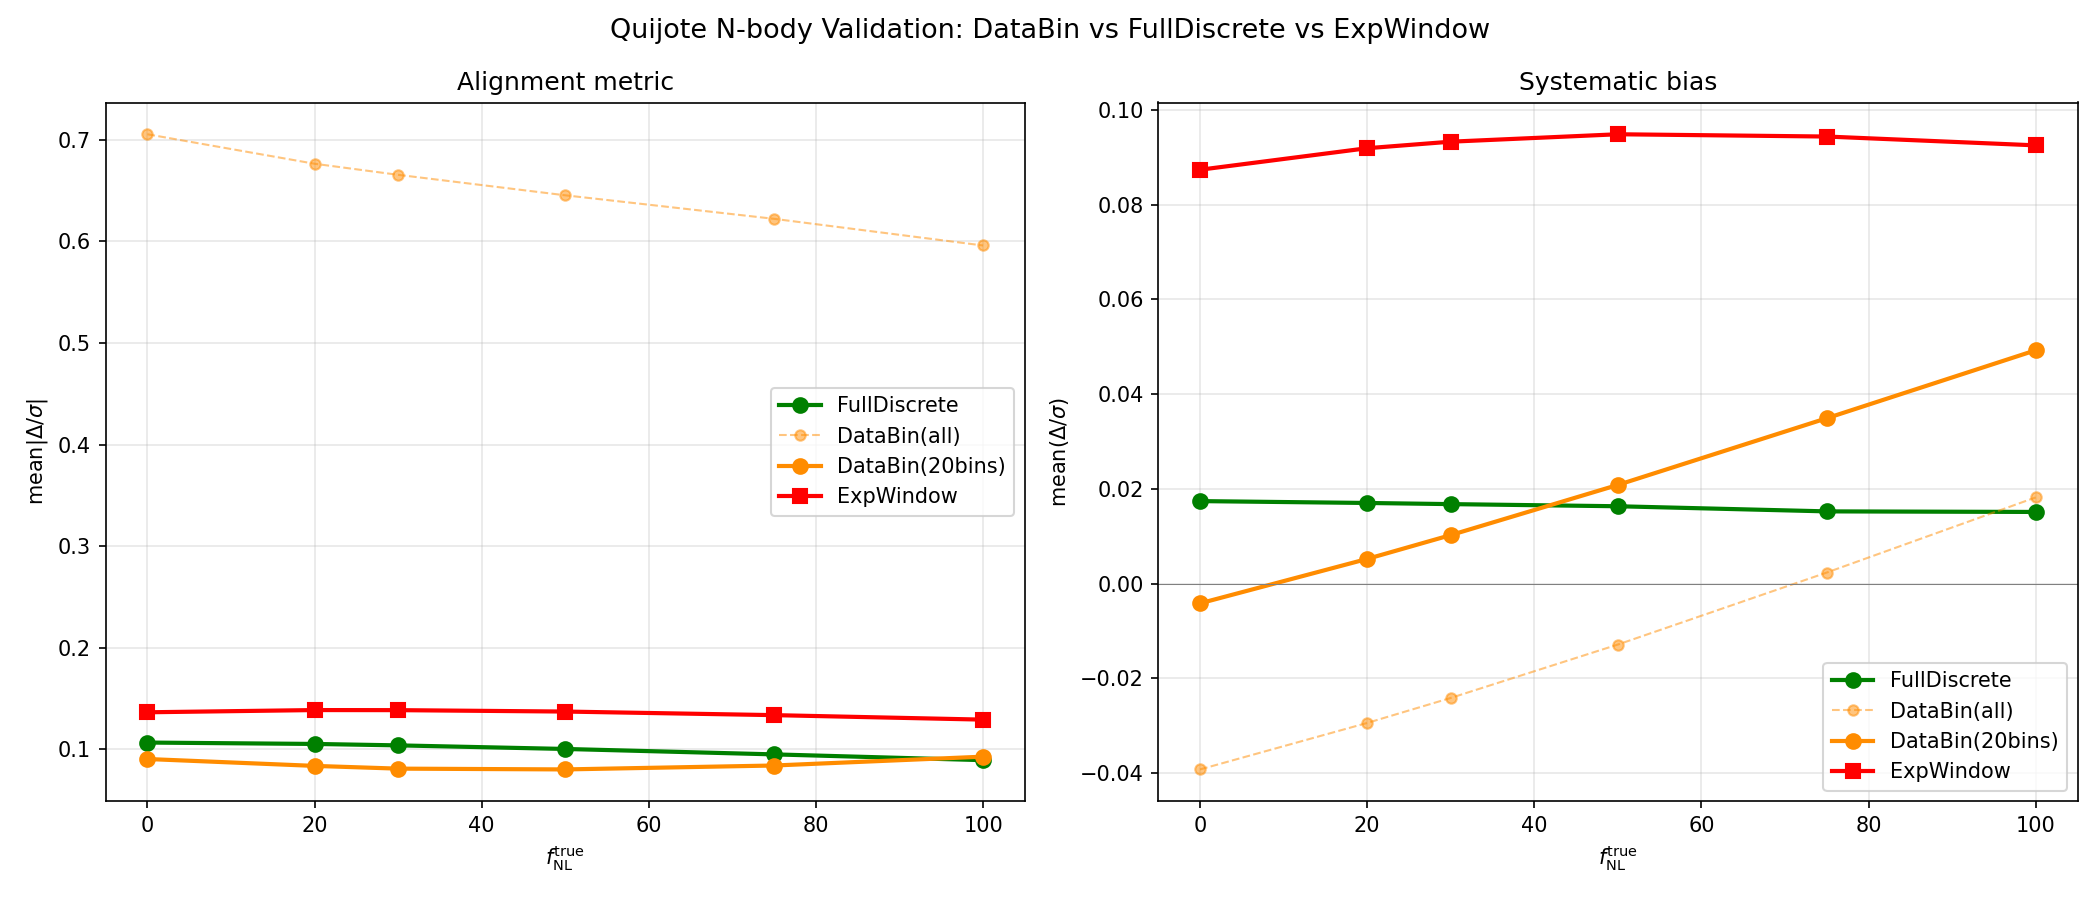

Source code (Python):
#!/usr/bin/env python3
"""
Mission 9: Quijote N-body validation of DataBin method
=======================================================
在 quijote 1Gpc N-body simulation 的不同 fnl 上验证 DataBin 方法。
fnl = 0, 20, 30, 50, 75, 100

方法对比: DataBin vs FullDiscrete vs ExpWindow(含归一化)

运行: bash -lc "conda activate desilike && PYTHONUNBUFFERED=1 python -u <script>"
"""

from __future__ import annotations
import os, glob, re, time
import numpy as np
import matplotlib; matplotlib.use("Agg")
import matplotlib.pyplot as plt
from scipy.fft import next_fast_len, rfft, irfft, fht, fhtoffset

OUT = os.path.dirname(os.path.abspath(__file__))

# Quijote: L=1000, kf=2pi/1000
L = 1000.0; kf = 2*np.pi/L; V = L**3
IR_X = 4.0  # x=4*(1000/1000)=4
Z = 1.0; P_FIX = 1.2; KMAX = 15.0

# 数据路径
BASE_DIR = "/pscratch/sd/l/lzy/pks_2pcfs"
INTERP_DIR = "/pscratch/sd/l/lzy/1gpc-UNIT-fnl100-fastpm/agent/mission6_log/nbody_validation/interpolated"

# fnl 配置：(label, pk_pattern, pcf_pattern, cov_pk_pattern)
FNL_CONFIGS = {
    0:   ("fid",    f"{BASE_DIR}/pk_fid_*.txt",    f"{BASE_DIR}/pcf_fid_*.dat",    f"{BASE_DIR}/pk_fid_*.txt"),
    20:  ("fnl020", f"{INTERP_DIR}/fnl020/pk_fnl20_*.txt", f"{INTERP_DIR}/fnl020/pcf_fnl20_*.dat", f"{BASE_DIR}/pk_fid_*.txt"),
    30:  ("fnl030", f"{INTERP_DIR}/fnl030/pk_fnl30_*.txt", f"{INTERP_DIR}/fnl030/pcf_fnl30_*.dat", f"{BASE_DIR}/pk_fid_*.txt"),
    50:  ("LCp50",  f"{BASE_DIR}/pk_LCp50_*.txt",  f"{BASE_DIR}/pcf_LCp50_*.dat",  f"{BASE_DIR}/pk_fid_*.txt"),
    75:  ("fnl075", f"{INTERP_DIR}/fnl075/pk_fnl75_*.txt", f"{INTERP_DIR}/fnl075/pcf_fnl75_*.dat", f"{BASE_DIR}/pk_fid_*.txt"),
    100: ("LCp100", f"{BASE_DIR}/pk_LCp100_*.txt", f"{BASE_DIR}/pcf_LCp100_*.dat", f"{BASE_DIR}/pk_fid_*.txt"),
}

# ============================================================
# 工具函数
# ============================================================
def rid(f):
    m = re.search(r'(\d+)\.\w+$', os.path.basename(f))
    return int(m.group(1)) if m else -1

def load_pk_quijote(pat, n_max=500):
    """加载 quijote pk 数据（.txt，7列）"""
    fs = sorted(glob.glob(pat), key=rid)[:n_max]
    if not fs: raise FileNotFoundError(pat)
    ref = np.loadtxt(fs[0], comments='#')
    kcen, kmin_b, kmax_b = ref[:,0], ref[:,1], ref[:,2]
    vals = []
    for f in fs:
        try:
            arr = np.loadtxt(f, comments='#')
            vals.append(arr[:,5])  # P_0 列
        except: pass
    vals = np.array(vals)
    # 跳过空 bin（nmod=0 → P=0）
    ref_nmod = ref[:,4]
    valid = ref_nmod > 0
    return kcen[valid], kmin_b[valid], kmax_b[valid], vals[:,valid], vals[:,valid].mean(0), len(fs)

def load_pcf_quijote(pat, n_max=500):
    """加载 quijote pcf 数据（.dat，4列）"""
    fs = sorted(glob.glob(pat), key=rid)[:n_max]
    if not fs: raise FileNotFoundError(pat)
    ref = np.loadtxt(fs[0], comments='#')
    s = ref[:,0]
    vals = np.array([np.loadtxt(f, comments='#')[:,3] for f in fs[:n_max]])
    return s, vals.mean(0), vals.std(0, ddof=1), len(fs)

def j0(x):
    x=np.asarray(x,float); o=np.ones_like(x); m=x!=0; o[m]=np.sin(x[m])/x[m]; return o

def gq_fft(qmax, nmax):
    a=np.zeros(qmax+1,dtype=np.float32); a[0]=1
    sq=np.arange(1,nmax+1,dtype=np.int64)**2; a[sq[sq<=qmax]]=2
    nfft=next_fast_len(3*qmax+1)
    fa=rfft(a,n=nfft); return np.rint(irfft(fa**3,n=nfft)[:qmax+1]).astype(np.int64)

def xi_disc(s, gq, kf, V, p_func, chunk=500000):
    qnz=np.nonzero(gq[1:])[0]+1; xi=np.zeros(len(s))
    for i0 in range(0,len(qnz),chunk):
        qb=qnz[i0:i0+chunk]; kv=kf*np.sqrt(qb.astype(float))
        pv=p_func(kv); w=gq[qb].astype(float)*pv
        for js in range(0,len(s),10):
            je=min(js+10,len(s)); xi[js:je]+=np.dot(w,j0(np.outer(kv,s[js:je])))
    return xi/V

def xi_fftlog(kg, p0, kmin, kmax, ir_win=None):
    lk=np.log(kg); l0,l1=np.log(kmin),np.log(kmax); dl=0.06*(l1-l0)
    w=np.zeros_like(kg)
    left,right=l0+dl,l1-dl
    m=(lk>=l0)&(lk<left); w[m]=0.5*(1-np.cos(np.pi*(lk[m]-l0)/dl))
    m=(lk>=left)&(lk<=right); w[m]=1.0
    m=(lk>right)&(lk<=l1); w[m]=0.5*(1+np.cos(np.pi*(lk[m]-right)/dl))
    if ir_win is not None: w*=ir_win
    dln=np.log(kg[1]/kg[0]); off=fhtoffset(dln,mu=0.5,initial=0,bias=0)
    A=fht((kg**1.5)*p0*w,dln=dln,mu=0.5,offset=off,bias=0)
    n=kg.size; jj=np.arange(n)
    sg=np.exp(-(np.log(kg[0])+np.log(kg[-1]))/2+off+(jj-(n-1)/2)*dln)
    return sg, np.sqrt(np.pi/2)/(2*np.pi**2)*A/sg**1.5

def ir_window_func(k, kf, x):
    norm=1-np.exp(-1); w=np.ones_like(k); m=k<kf; w[m]=(1-np.exp(-(k[m]/kf)**x))/norm; return w

def met(r2d, r2s, r2m):
    ds=(r2d-r2m)/r2s; return np.nanmean(np.abs(ds)), np.nanmean(ds)

# ============================================================
def main():
    T0 = time.time()
    print("="*60)
    print("Quijote N-body Validation: DataBin method")
    print("="*60)

    from cosmoprimo import Cosmology
    from desilike.theories.galaxy_clustering import FixedPowerSpectrumTemplate, PNGTracerPowerSpectrumMultipoles
    from desilike.observables.galaxy_clustering import TracerPowerSpectrumMultipolesObservable
    from desilike.likelihoods import ObservablesGaussianLikelihood
    from desilike.profilers import MinuitProfiler
    from pypower import PowerSpectrumStatistics

    cosmo = Cosmology(h=0.6711, Omega_b=0.049, Omega_cdm=0.3175-0.049,
                      sigma8=0.834, n_s=0.9624, engine='class')

    # 预计算 g_q（所有 fnl 共用）
    qmax = int((KMAX/kf)**2); nmax = int(KMAX/kf)
    print(f"g_q: qmax={qmax}...")
    gq = gq_fft(qmax, nmax)
    print(f"  非零 shell: {np.count_nonzero(gq[1:])}")

    # 结果收集
    all_results = []

    for fnl_true, (label, pk_pat, pcf_pat, cov_pat) in sorted(FNL_CONFIGS.items()):
        print(f"\n{'='*50}")
        print(f"  fnl = {fnl_true} ({label})")
        print(f"{'='*50}")

        # 数据
        try:
            kcen, kmin_b, kmax_b, pk_mocks, pk_mean, npk = load_pk_quijote(pk_pat)
            s, xi_m, xi_s, npcf = load_pcf_quijote(pcf_pat)
        except FileNotFoundError as e:
            print(f"  跳过: {e}")
            continue

        # 限制拟合范围到前 20 个 bin (k~0.06)，避免高 k 模型失效
        FIT_NDP = min(20, len(kcen))
        ndp = len(kcen)  # DataBin 用全部 bin
        r2d = s**2*xi_m; r2s = s**2*xi_s
        print(f"  pk: {npk} files, {ndp} bins, k=[{kcen[0]:.5f},{kcen[-1]:.5f}]")
        print(f"  pcf: {npcf} files, s=[{s[0]:.0f},{s[-1]:.0f}]")

        # Covariance (用 fnl=0 的 500 个)
        _, _, _, cov_mocks, _, ncov = load_pk_quijote(cov_pat)
        print(f"  cov: {ncov} files")

        # 拟合（只用前 FIT_NDP 个 bin，避免高 k 模型失效）
        print(f"  拟合 (前 {FIT_NDP} bins, k<={kcen[FIT_NDP-1]:.4f})...")
        fit_kcen = kcen[:FIT_NDP]; fit_kmin = kmin_b[:FIT_NDP]; fit_kmax = kmax_b[:FIT_NDP]
        fit_pk_mean = pk_mean[:FIT_NDP]
        fit_cov = cov_mocks[:, :FIT_NDP]
        edges = np.concatenate([fit_kmin, [fit_kmax[-1]]])
        nm = 4/3*np.pi*(edges[1:]**3 - edges[:-1]**3)
        dps = PowerSpectrumStatistics(edges=edges, modes=fit_kcen,
            power_nonorm=np.array([fit_pk_mean]), nmodes=nm, ells=[0],
            shotnoise_nonorm=0, statistic='multipole')
        ml = []
        for i in range(min(fit_cov.shape[0], 500)):
            t = dps.deepcopy()
            t.power_nonorm.flat[...] = np.array([fit_cov[i]]).ravel()
            ml.append(t)

        tmpl = FixedPowerSpectrumTemplate(z=Z, fiducial=cosmo)
        th = PNGTracerPowerSpectrumMultipoles(template=tmpl, mode='b-p')
        th.init.params['p'].update(fixed=True, value=P_FIX)
        th.init.params['sn0'].update(fixed=True, value=0)
        th.init.params['sigmas'].update(fixed=False, value=0)
        obs = TracerPowerSpectrumMultipolesObservable(data=dps, covariance=ml,
            klim={0:[float(fit_kcen.min()),float(fit_kcen.max()),float(fit_kcen[1]-fit_kcen[0])]}, theory=th)
        like = ObservablesGaussianLikelihood(observables=[obs]); _=like()
        like.all_params['p'].update(fixed=True, value=P_FIX)
        like.all_params['sn0'].update(fixed=True, value=0)
        like.all_params['sigmas'].update(fixed=False, value=0)
        prof = MinuitProfiler(like, seed=66)
        pr = prof.maximize(niterations=27)
        bf = pr.bestfit.choice(input=True)
        fnl_fit = float(bf['fnl_loc']); b1_fit = float(bf['b1']); sig_fit = float(bf['sigmas'])
        print(f"  best-fit: fnl={fnl_fit:.2f}, b1={b1_fit:.4f}, sig={sig_fit:.2f}")

        # P(k) 密集网格
        kd = np.geomspace(kf*0.5, KMAX*1.1, 300000)
        tmpl2 = FixedPowerSpectrumTemplate(z=Z, fiducial=cosmo)
        th2 = PNGTracerPowerSpectrumMultipoles(k=kd, template=tmpl2, mode='b-p')
        th2.init.params['p'].update(fixed=True, value=P_FIX)
        th2.init.params['sn0'].update(fixed=True, value=0)
        th2.init.params['sigmas'].update(fixed=False, value=0)
        th2(**bf); pd = np.array(th2.power[0], dtype=float)

        # P 函数
        p_model = lambda k: np.interp(k, kd, pd)
        def make_p_databin(n_bins_data=None):
            """DataBin: 前 n_bins_data 个 bin 用测量值，其余用模型"""
            nb = n_bins_data if n_bins_data is not None else ndp
            def p(k):
                p_out = np.interp(k, kd, pd)
                for ib in range(min(nb, ndp)):
                    mask = (k >= kmin_b[ib]) & (k < kmax_b[ib])
                    p_out[mask] = pk_mean[ib]
                return p_out
            return p

        # 计算 xi
        print("  FullDiscrete...")
        xi_fd = xi_disc(s, gq, kf, V, p_model)
        print("  DataBin (all bins)...")
        xi_db = xi_disc(s, gq, kf, V, make_p_databin())
        # DataBin limited: 只替换前 20 个 bin
        print("  DataBin (20 bins)...")
        xi_db20 = xi_disc(s, gq, kf, V, make_p_databin(20))

        # ExpWindow
        print("  ExpWindow...")
        kgw = np.geomspace(1e-4/4, KMAX*4, 4096)
        tmpl3 = FixedPowerSpectrumTemplate(z=Z, fiducial=cosmo)
        th3 = PNGTracerPowerSpectrumMultipoles(k=kgw, template=tmpl3, mode='b-p')
        th3.init.params['p'].update(fixed=True, value=P_FIX)
        th3.init.params['sn0'].update(fixed=True, value=0)
        th3.init.params['sigmas'].update(fixed=False, value=0)
        th3(**bf); pgw = np.array(th3.power[0])
        iw = ir_window_func(kgw, kf, IR_X)
        sw, xw = xi_fftlog(kgw, pgw, 1e-4, KMAX, ir_win=iw)
        xi_ew = np.interp(s, np.sort(sw), xw[np.argsort(sw)])

        # 指标
        ma_fd, ms_fd = met(r2d, r2s, s**2*xi_fd)
        ma_db, ms_db = met(r2d, r2s, s**2*xi_db)
        ma_db20, ms_db20 = met(r2d, r2s, s**2*xi_db20)
        ma_ew, ms_ew = met(r2d, r2s, s**2*xi_ew)

        print(f"\n  {'方法':<20s} {'mean|Δ/σ|':>10s} {'mean(Δ/σ)':>10s}")
        print(f"  {'-'*44}")
        print(f"  {'FullDiscrete':<20s} {ma_fd:>10.4f} {ms_fd:>+10.4f}")
        print(f"  {'DataBin(all)':<20s} {ma_db:>10.4f} {ms_db:>+10.4f}")
        print(f"  {'DataBin(20bins)':<20s} {ma_db20:>10.4f} {ms_db20:>+10.4f}")
        print(f"  {'ExpWindow':<20s} {ma_ew:>10.4f} {ms_ew:>+10.4f}")

        all_results.append({
            "fnl_true": fnl_true, "fnl_fit": fnl_fit, "b1": b1_fit,
            "fd_ma": ma_fd, "fd_ms": ms_fd,
            "db_ma": ma_db, "db_ms": ms_db,
            "db20_ma": ma_db20, "db20_ms": ms_db20,
            "ew_ma": ma_ew, "ew_ms": ms_ew,
        })

    # 汇总
    print(f"\n{'='*70}")
    print("汇总表")
    print(f"{'='*70}")
    print(f"{'fnl':>4s} {'fit':>6s} | {'FD|Δ/σ|':>8s} {'FDΔ/σ':>7s} | {'DB|Δ/σ|':>8s} {'DBΔ/σ':>7s} | {'DB20|Δ/σ|':>9s} {'DB20Δ/σ':>8s} | {'EW|Δ/σ|':>8s} {'EWΔ/σ':>7s}")
    print("-"*100)
    for r in all_results:
        print(f"{r['fnl_true']:>4d} {r['fnl_fit']:>6.1f} | "
              f"{r['fd_ma']:>8.4f} {r['fd_ms']:>+7.4f} | "
              f"{r['db_ma']:>8.4f} {r['db_ms']:>+7.4f} | "
              f"{r['db20_ma']:>9.4f} {r['db20_ms']:>+8.4f} | "
              f"{r['ew_ma']:>8.4f} {r['ew_ms']:>+7.4f}")

    # 画图
    fig, (ax1, ax2) = plt.subplots(1, 2, figsize=(14, 6))
    fig.suptitle("Quijote N-body Validation: DataBin vs FullDiscrete vs ExpWindow", fontsize=13)

    fnls = [r['fnl_true'] for r in all_results]
    fd_ma = [r['fd_ma'] for r in all_results]
    db_ma = [r['db_ma'] for r in all_results]
    db20_ma = [r['db20_ma'] for r in all_results]
    ew_ma = [r['ew_ma'] for r in all_results]
    fd_ms = [r['fd_ms'] for r in all_results]
    db_ms = [r['db_ms'] for r in all_results]
    db20_ms = [r['db20_ms'] for r in all_results]
    ew_ms = [r['ew_ms'] for r in all_results]

    ax1.plot(fnls, fd_ma, 'go-', ms=7, lw=2, label='FullDiscrete')
    ax1.plot(fnls, db_ma, 'o--', color='darkorange', ms=5, lw=1, label='DataBin(all)', alpha=0.5)
    ax1.plot(fnls, db20_ma, 'o-', color='darkorange', ms=7, lw=2, label='DataBin(20bins)')
    ax1.plot(fnls, ew_ma, 'rs-', ms=7, lw=2, label='ExpWindow')
    ax1.set_xlabel(r'$f_{\rm NL}^{\rm true}$'); ax1.set_ylabel(r'mean$|\Delta/\sigma|$')
    ax1.legend(); ax1.grid(alpha=0.3); ax1.set_title('Alignment metric')

    ax2.plot(fnls, fd_ms, 'go-', ms=7, lw=2, label='FullDiscrete')
    ax2.plot(fnls, db_ms, 'o--', color='darkorange', ms=5, lw=1, label='DataBin(all)', alpha=0.5)
    ax2.plot(fnls, db20_ms, 'o-', color='darkorange', ms=7, lw=2, label='DataBin(20bins)')
    ax2.plot(fnls, ew_ms, 'rs-', ms=7, lw=2, label='ExpWindow')
    ax2.axhline(0, color='gray', lw=0.5)
    ax2.set_xlabel(r'$f_{\rm NL}^{\rm true}$'); ax2.set_ylabel(r'mean$(\Delta/\sigma)$')
    ax2.legend(); ax2.grid(alpha=0.3); ax2.set_title('Systematic bias')

    plt.tight_layout()
    fig.savefig(os.path.join(OUT, "mission9_quijote_validation.png"), dpi=150)
    plt.close()

    # MD
    md = ["# Quijote N-body Validation\n\n"]
    md.append("| fnl_true | fnl_fit | b1 | FD mean\\|Δ/σ\\| | FD mean(Δ/σ) | DB mean\\|Δ/σ\\| | DB mean(Δ/σ) | EW mean\\|Δ/σ\\| | EW mean(Δ/σ) |\n")
    md.append("|---|---|---|---|---|---|---|---|---|\n")
    for r in all_results:
        md.append(f"| {r['fnl_true']} | {r['fnl_fit']:.1f} | {r['b1']:.3f} | "
                  f"{r['fd_ma']:.4f} | {r['fd_ms']:+.4f} | "
                  f"{r['db_ma']:.4f} | {r['db_ms']:+.4f} | "
                  f"{r['ew_ma']:.4f} | {r['ew_ms']:+.4f} |\n")
    with open(os.path.join(OUT, "mission9_quijote_validation.md"), 'w') as f:
        f.writelines(md)

    print(f"\n完成! {time.time()-T0:.0f}s")

if __name__ == "__main__":
    main()
